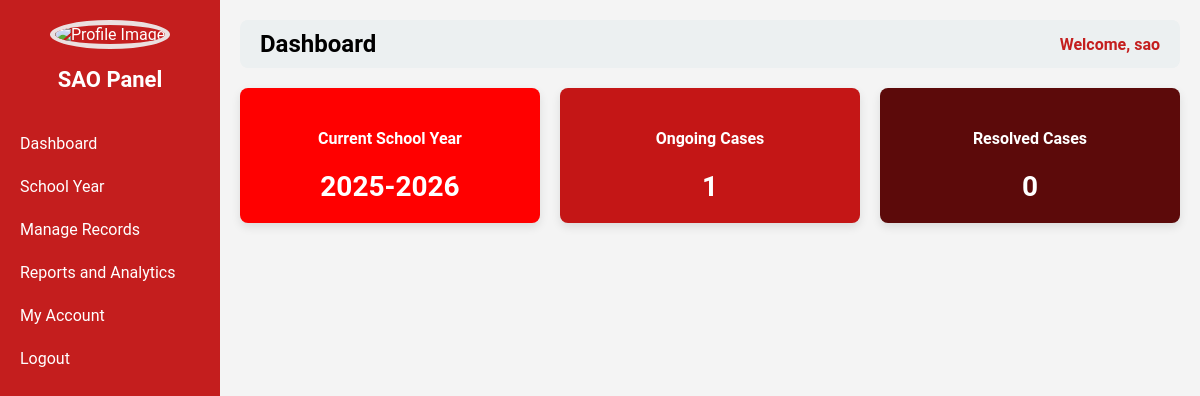
The page /sao.php (signed in) on the database as committed earlier.
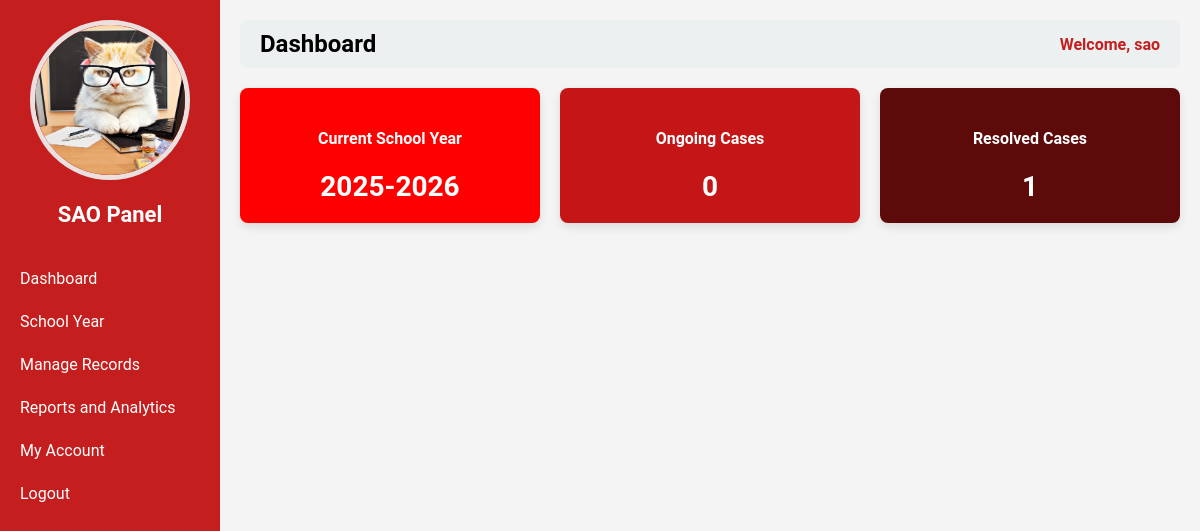
The same page on the database as committed later.
### tables this page shows
CREATE TABLE `users` (
  `id` int(11) NOT NULL,
  `username` varchar(50) NOT NULL,
  `password` varchar(255) NOT NULL,
  `role` varchar(50) NOT NULL,
  `email` varchar(255) NOT NULL,
  `contact` varchar(50) NOT NULL,
  `status` varchar(50) NOT NULL,
  `img` varchar(255) NOT NULL
);

### sao.php (the view, shortened to what this page needs)
<?php
require 'db_connect.php';
$id = $_SESSION['user_id'];
$stmt = $pdo->prepare("SELECT * FROM users WHERE id=?");
$stmt->execute([$id]);
$user = $stmt->fetch(PDO::FETCH_ASSOC);
$page = isset($_GET['page']) ? $_GET['page'] : 'dashboard';
?>
<!DOCTYPE html>
<html>
<head>
</head>
<body>
<div class="sidebar">
    <div class="column profile-photo">
        <?php if (!empty($user['img'])): ?>
            <img src="<?php echo htmlspecialchars($user['img']); ?>" alt="Profile Image">
        <?php else: ?>
            <img src="default.png" alt="Profile Image">
        <?php endif; ?>
    </div>
    <h2>SAO Panel</h2>
    <a href="?page=dashboard">Dashboard</a>
    <a href="?page=manage_school_year">School Year</a>
    <a href="?page=manage_records">Manage Records</a>
    <a href="?page=reports_analytics">Reports and Analytics</a>
    <a href="?page=my_account">My Account</a>
    <a href="logout.php">Logout</a>
</div>
<div class="main-content">
    <div class="header">
        <h2><?php echo ucfirst(str_replace('_',' ', $page)); ?></h2>
        <span>Welcome, <?php echo $_SESSION['username']; ?></span>
    </div>
    <div class="content" style="margin-top:20px;">
        <?php
        $pageFile = "sao_pages/{$page}.php";
        if (file_exists($pageFile)) {
            include $pageFile;
        } else {
            echo "<p>Page not found.</p>";
        }
        ?>
    </div>
</div>
</body>
</html>

### sao_pages/dashboard.php (shortened to what this page needs)
<?php
require __DIR__ . '/../db_connect.php';
$current_sy_row = $pdo->query("SELECT * FROM school_years WHERE is_current = 1 LIMIT 1")->fetch(PDO::FETCH_ASSOC);
if ($current_sy_row) {
    $current_sy_id = $current_sy_row['id'];
    $current_school_year = $current_sy_row['school_year'];
} else {
    $current_sy_row = $pdo->query("SELECT * FROM school_years ORDER BY id DESC LIMIT 1")->fetch(PDO::FETCH_ASSOC);
    $current_sy_id = $current_sy_row ? $current_sy_row['id'] : null;
    $current_school_year = $current_sy_row ? $current_sy_row['school_year'] : "None";
}
if ($current_sy_id) {
    $stmt = $pdo->prepare("SELECT COUNT(*) FROM record_violations WHERE status = 'Ongoing' AND school_year_id = ?");
    $stmt->execute([$current_sy_id]);
    $ongoing_cases = $stmt->fetchColumn();
} else {
    $ongoing_cases = 0;
}
if ($current_sy_id) {
    $stmt = $pdo->prepare("SELECT COUNT(*) FROM resolved_cases rc
                           JOIN record_violations rv ON rc.record_violation_id = rv.id
                           WHERE rv.school_year_id = ?");
    $stmt->execute([$current_sy_id]);
    $resolved_cases = $stmt->fetchColumn();
} else {
    $resolved_cases = 0;
}
?>
<div class="stats-container">
    <div class="stat-box box-red">
        <h4>Current School Year</h4>
        <p class="stat-value"><?= htmlspecialchars($current_school_year) ?></p>
    </div>
    <div class="stat-box box-dark-red">
        <h4>Ongoing Cases</h4>
        <p class="stat-value"><?= $ongoing_cases ?></p>
    </div>
    <div class="stat-box box-maroon">
        <h4>Resolved Cases</h4>
        <p class="stat-value"><?= $resolved_cases ?></p>
    </div>
</div>

Rows that differ between the two databases and show on the page:
now on this page (row edited): users: img (picture)
Other text that changed with them:
$ongoing_cases: "1" → "0"
$resolved_cases: "0" → "1"
